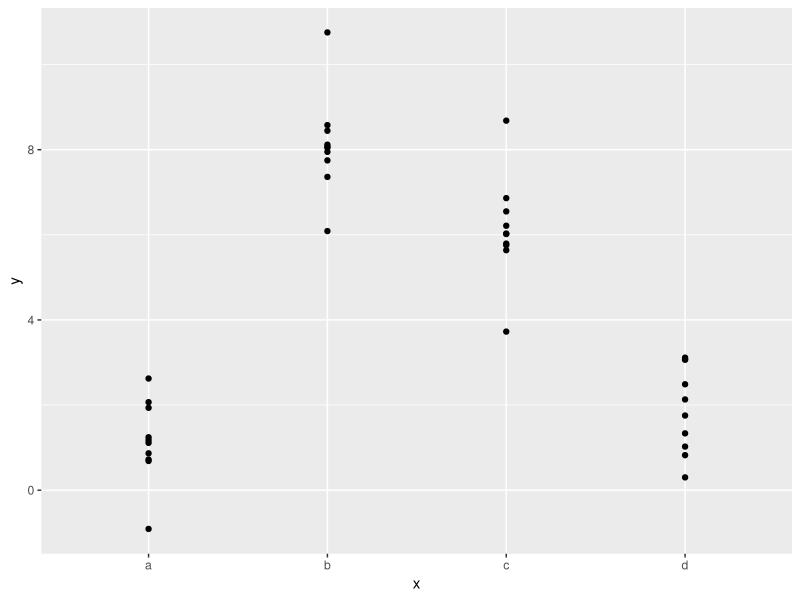
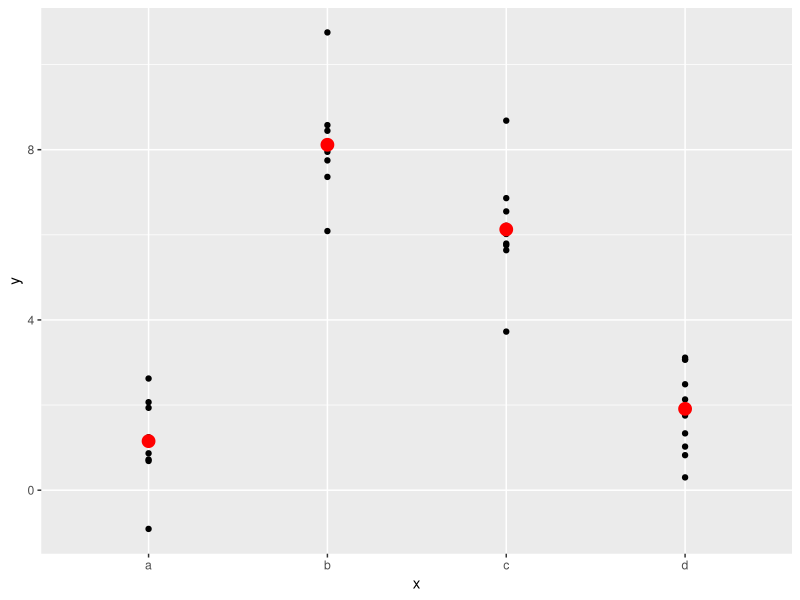

Write the R code that produced these figures, in order.
library(tidyverse)
library(dplyr)
library(modelr)

df <- tribble(
  ~y, ~x1, ~x2,
  4, 2, 5,
  5, 1, 6
)

model_matrix(df, y ~ x1 + x2)

# Categorical Variables
df <- tribble(
  ~ sex, ~ response,
  "male", 1,
  "female", 2,
  "male", 1
)
view(sim2)

model_matrix(df, response ~ sex)

ggplot(sim2) +
  geom_point(aes(x, y))

# Fit a linear model that predicts y using x
mod2 <- lm(y ~ x, data = sim2)

grid <- sim2 %>%
  data_grid(x) %>%
  add_predictions(mod2)

grid

ggplot(sim2, aes(x)) +
  geom_point(aes(y = y)) +
  geom_point(
    data = grid,
    aes(y = pred),
    color= "red",
    size = 4
  )

